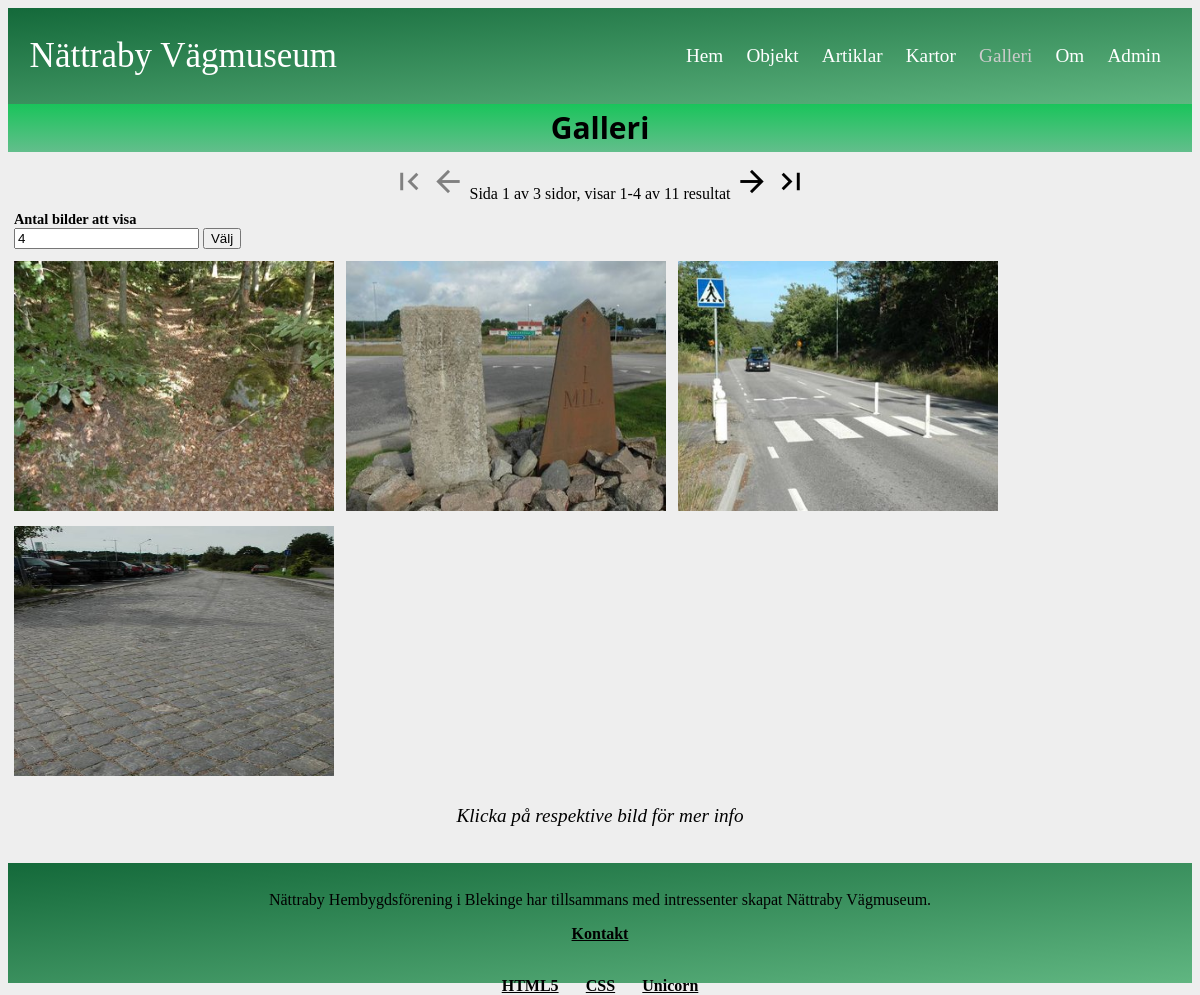
/gallery.php, run on an earlier commit of the app's database.
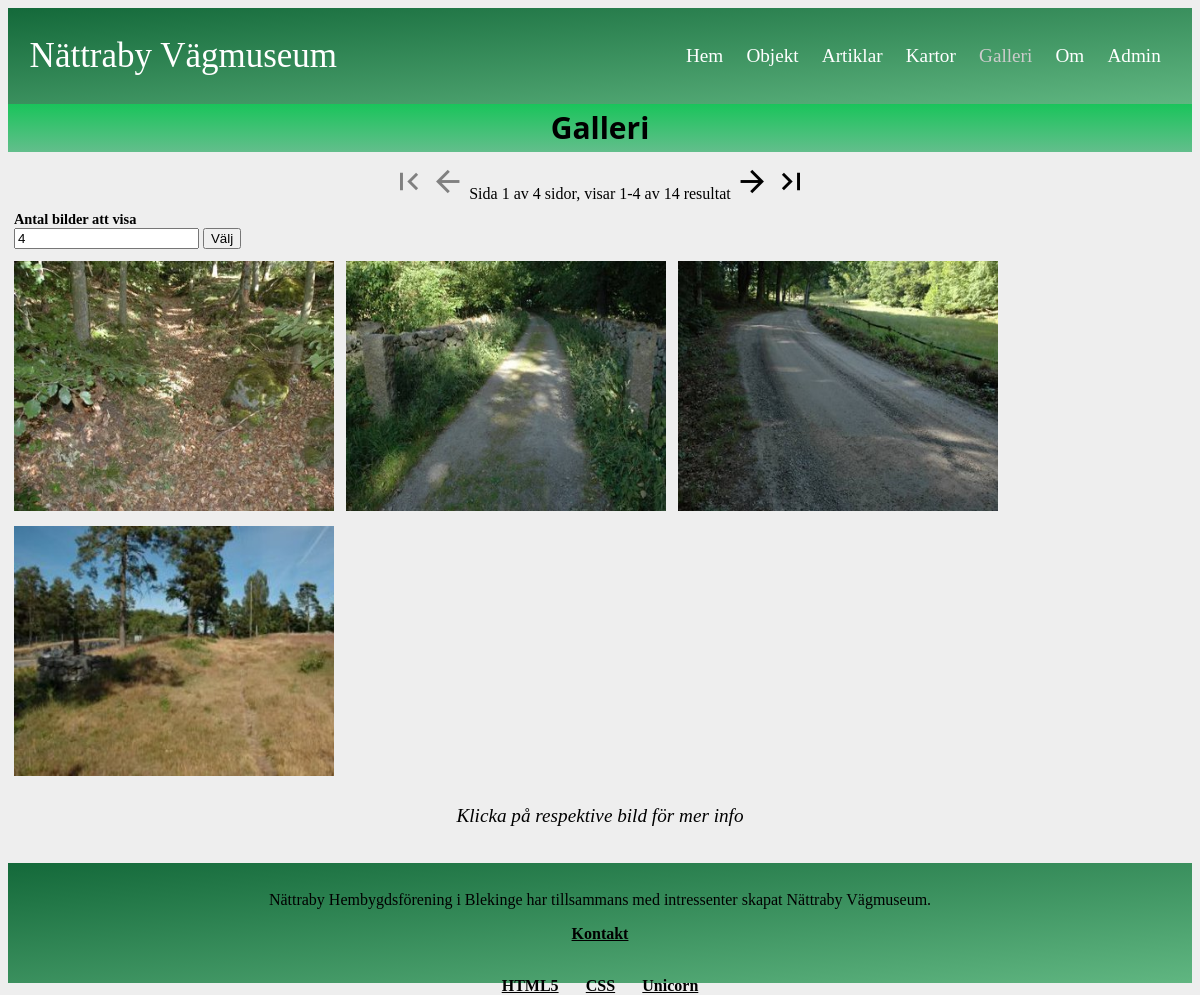
And on a later commit of the database.
### tables this page shows
CREATE TABLE object(
  id INT,
  name TEXT,
  title TEXT,
  data TEXT,
  author TEXT,
  gps TEXT,
  mapImage TEXT,
  image1 TEXT,
  image1Alt TEXT,
  image1Text,
  TEXT,
  image2 TEXT,
  image2Alt TEXT,
  image2Text TEXT
);

### src/functions.php (called while the page is built, shortened)
<?php
function getPicturesCount($db)
{
    $sql = "SELECT COUNT(image1) FROM object";
    $stmt = $db->prepare($sql);
    $stmt->execute();
    return intval($stmt->fetch(PDO::FETCH_COLUMN));
}
function getPicturesByPage($db, $limit, $offset)
{
    $sql = "SELECT * FROM object ORDER BY id LIMIT :limit OFFSET :offset";
    $stmt = $db->prepare($sql);
    $stmt->bindParam(':limit', $limit, PDO::PARAM_INT);
    $stmt->bindParam(':offset', $offset, PDO::PARAM_INT);
    $stmt->execute();
    return $stmt->fetchAll(PDO::FETCH_ASSOC);
}
        ?><div class="maps-wrap">

### gallery.php (the view, shortened to what this page needs)
<?php
require __DIR__ . "/src/functions.php";
require __DIR__ . "/config.php";
include("incl/header.php");
if (isset($_GET['limit'])) {
    $limit = $_GET['limit'] ?? null;
} else {
    $limit = 4;
}
$total = getPicturesCount($db);
$pages = ceil($total / $limit);
$page = min($pages, filter_input(INPUT_GET, 'page', FILTER_VALIDATE_INT, array(
    'options' => array(
        'default'   => 1,
        'min_range' => 1,
    ),
)));
$offset = ($page - 1) * $limit;
$start = $offset + 1;
$end = min(($offset + $limit), $total);
echo "<div class='navigation'>";
$prevlink = ($page > 1) ? '<a href="?page=1" title="First page" class="material-icons">&#xe5dc;</a> <a href="?page=' . ($page - 1) . '" title="Previous page" class="material-icons">&#xe5c4;</a>' : '<span id="disabled" class="material-icons">&#xe5dc;</span> <span id="disabled" class="material-icons">&#xe5c4;</span>';
$nextlink = ($page < $pages) ? '<a href="?page=' . ($page + 1) . '&limit=' . $limit . '" title="Next page" class="material-icons">&#xe5c8;</a> <a href="?page=' . $pages . '&limit=' . $limit . '" title="Last page" class="material-icons">&#xe5dd;</a>' : '<span id="disabled" class="material-icons">&#xe5c8;</span> <span id="disabled" class="material-icons">&#xe5dd;</span>';
echo '<div class="paging"><p>', $prevlink, ' Sida ', $page, ' av ', $pages, ' sidor, visar ', $start, '-', $end, ' av ', $total, ' resultat ', $nextlink, ' </p></div>';
echo "</div>";
echo <<<EOD
<form action="#" id="form-limit">
    <label for="name" id="label-limit">Antal bilder att visa</label><br>
    <input type="numeric" name="limit" value="$limit" id="limit">
    <input type="submit" name="submit" value="Välj" id="">
</form>
EOD;
$res = getPicturesByPage($db, $limit, $offset);
foreach ($res as $row) {
    $picture = htmlentities($row['image1']);
    $name = htmlentities($row['name']);
    $id = htmlentities($row['id']);
    echo <<<EOD
            <a href="object.php?page=object-info&name=$name&id=$id"><img src="img/orig/$picture" class="gallery-img" alt="galleribild"></a>
            EOD;
}
echo "<blockquote>Klicka på respektive bild för mer info</blockquote>";
include("incl/footer.php");

What changed in the data, as far as the page shows it:
no longer on this page (row unchanged): object: image1 (picture)
no longer on this page (row unchanged): object: image1 (picture)
no longer on this page (row unchanged): object: image1 (picture)
added object: image1 (picture)
added object: image1 (picture)
added object: image1 (picture)
Also different on the page:
$pages: "3" → "4"
$total: "11" → "14"
